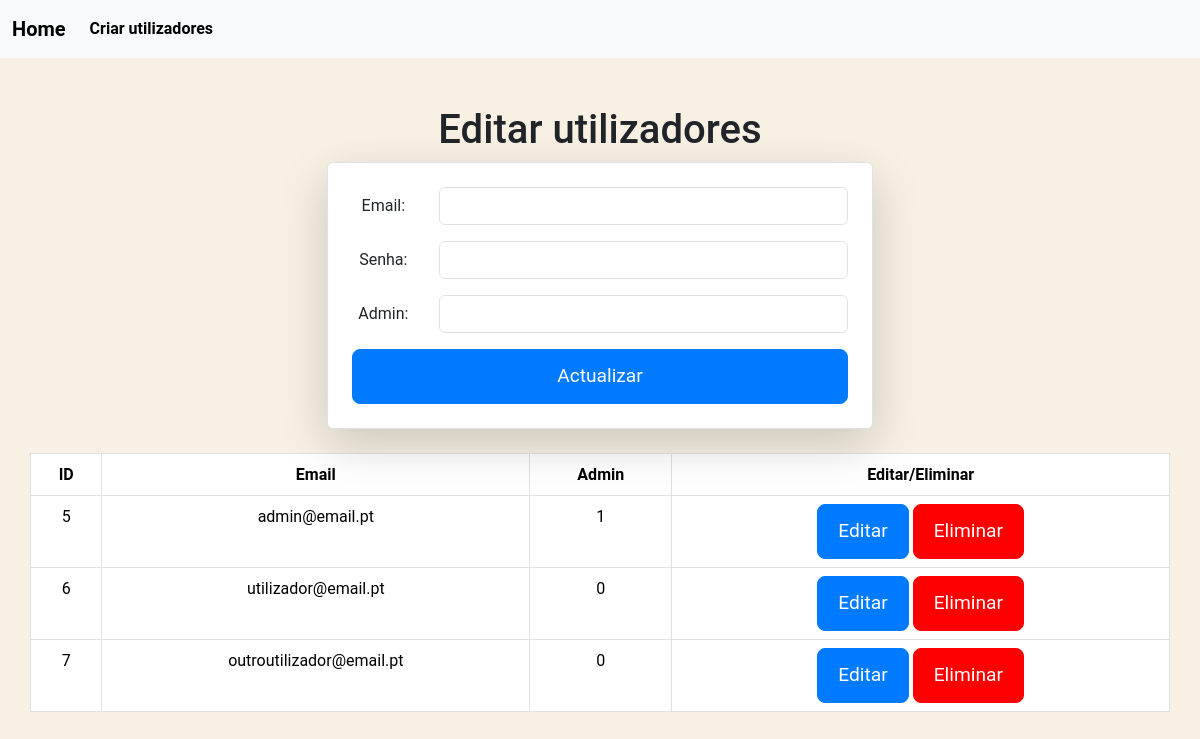
The app's page /area_admin/lista_utilizadores.php with its own data.
### tables this page shows
CREATE TABLE `utilizadores` (
  `utilizadorID` int(3) NOT NULL,
  `email` varchar(40) NOT NULL,
  `senha` varchar(255) DEFAULT NULL,
  `comp_admin` varchar(10) NOT NULL
);

### area_admin/lista_utilizadores.php (the view, shortened to what this page needs)
<?php
include_once('../Login_logout/config.php');
$sql = "SELECT utilizadorID, email, comp_admin FROM utilizadores";
$result = $conexao->query($sql);
?>
<!DOCTYPE html>
<html>
<head>
<link rel="stylesheet" href="https://cdn.jsdelivr.net/npm/bootstrap@5.3.2/dist/css/bootstrap.min.css">
<link rel="stylesheet" href="index.css">
</head>
<body >
<nav class="navbar navbar-expand-lg navbar-light bg-light">
  <div class="container-fluid">
    <a class="navbar-brand" href="../area_admin/admin.php"><strong>Home</strong></a>
    <div class="collapse navbar-collapse" id="navbarSupportedContent">
      <ul class="navbar-nav me-auto mb-2 mb-lg-0">
        <li class="nav-item">
          <a class="nav-link active" aria-current="page" href="../area_admin/registo_admin.php"><strong>Criar utilizadores</strong></a>
        </li>
      </ul>
    </div>
  </div>
</nav>
<div class="container mt-5">
<div class="row">
<div class="col text-center">
<div class="row justify-content-center">
<div class="col-md-6">
                <h1 class="text-center">Editar utilizadores</h1>
                <form class="border  p-4 rounded card shadow-lg p-4" action="" method="POST">
                <div class="mb-3 row">
                        <label for="data" class="col-sm-2 col-form-label">Email:</label>
                        <div class="col-sm-10">
                            <input type="email" class="form-control" name="email" id="data" required>
                        </div>
                    </div>
                    <div class="mb-3 row">
                        <label for="data" class="col-sm-2 col-form-label">Senha:</label>
                        <div class="col-sm-10">
                            <input type="password" class="form-control" name="senha" id="data" required>
                        </div>
                    </div>
                    <div class="mb-3 row">
                        <label for="hora" class="col-sm-2 col-form-label">Admin:</label>
                        <div class="col-sm-10">
                            <input type="text" class="form-control" name="admin" id="hora" required>
                        </div>
                    </div>
                    <button type="submit" class="btn btn-primary">Actualizar</button>
                </form>
            </div>
            <table class="table mt-4 border table-bordered">
           <thead>
                <tr>
                    <th>ID</th>
                    <th>Email </th>
                    <th>Admin</th>
                    <th>Editar/Eliminar</th>
                </tr>
            </thead>
            <tbody>
                <?php if ($result && $result->num_rows >0): ?>
                   <?php  while( $row = $result->fetch_assoc()):?>
                <tr>
                    <td><?php echo htmlspecialchars($row['utilizadorID']);  ?></td>
                    <td><?php echo htmlspecialchars($row['email']);  ?></td>
                    <td><?php echo htmlspecialchars($row['comp_admin']);  ?></td>
                    <td>
                        <a class='btn btn-primary' href="editar_utilizador.php?id=<?php echo htmlspecialchars($row['utilizadorID']); ?>">Editar</a>
                        <a class='btn btn-danger' href="eliminar_utilizador.php?id=<?php echo htmlspecialchars($row['utilizadorID']); ?>">Eliminar</a>
                    </td>
                </tr>
                <?php  endwhile;?>
            <?php  else: ?>
                <tr>
                    <td colspan="4">Nenhum usuario encontrado</td>
                </tr>
                <?php endif; ?>
            </tbody>
 </table>
</div>
</div>
</div>
</div>
</body>
</html>

### css/index.css (style rules this page uses)
body { background-color: #f8f0e3; font-family: 'Roboto', sans-serif; font-size: 1rem; line-height: 1.6; }
.container { margin-bottom: 40px; }
.btn-primary { background-color: #007bff; border-color: #007bff; padding: 12px 20px; font-size: 1.2rem; border-radius: 8px; }
.btn-danger { background-color: red; border-color: red; padding: 12px 20px; font-size: 1.2rem; border-radius: 8px; }

### area_admin/lista_utilizadores.php (style rules this page uses)
body { background-color: #f8f0e3 }

### records on screen
utilizadores: utilizadorID "5", email "admin@email.pt", comp_admin "1"
utilizadores: utilizadorID "6", email "utilizador@email.pt", comp_admin "0"
utilizadores: utilizadorID "7", email "outroutilizador@email.pt", comp_admin "0"
